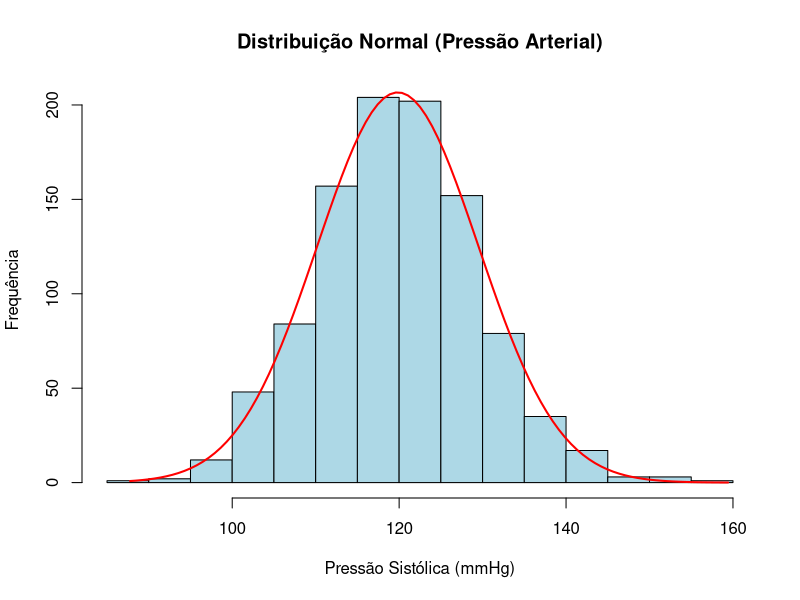
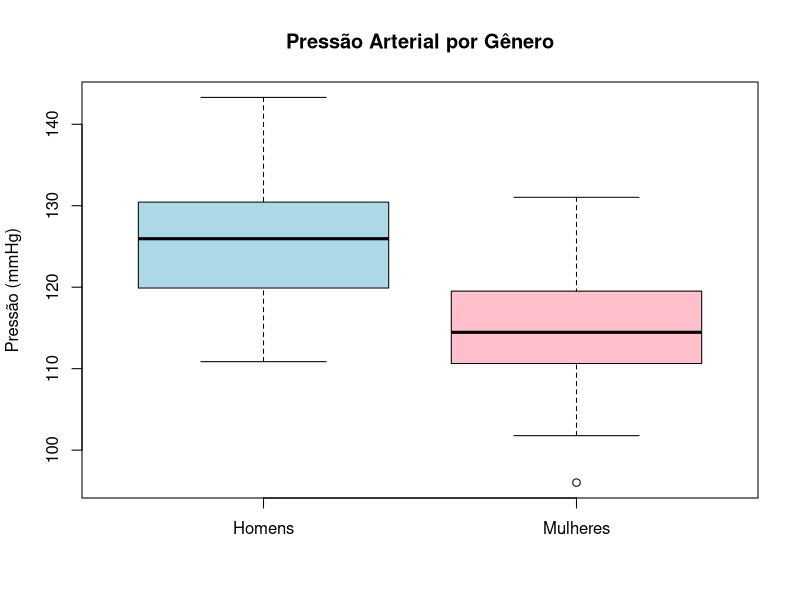
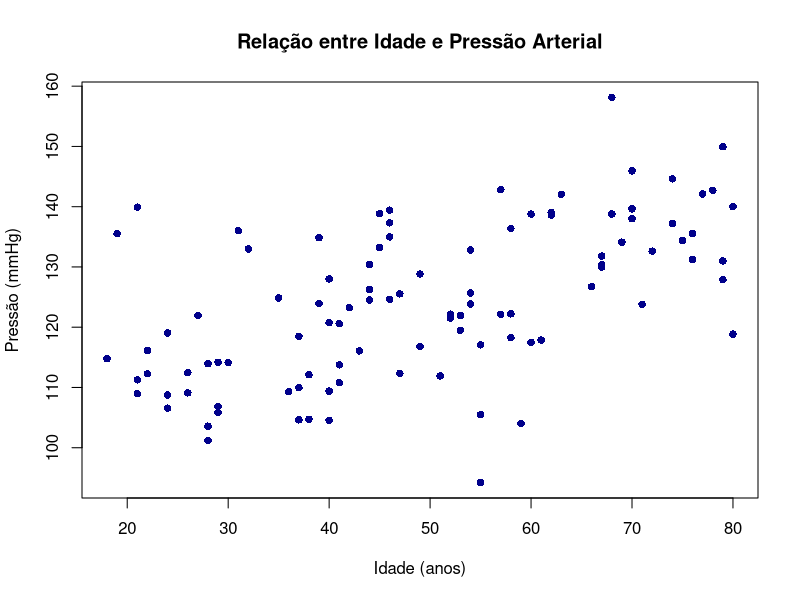
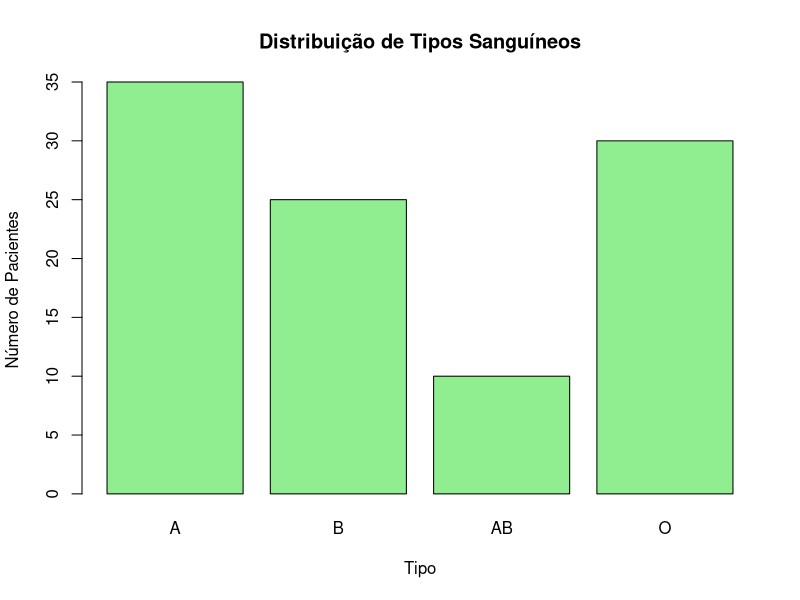
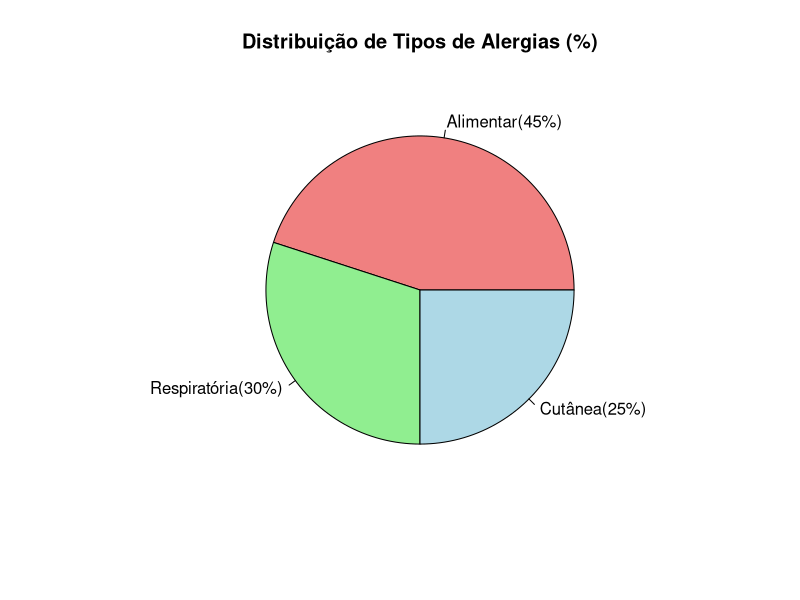
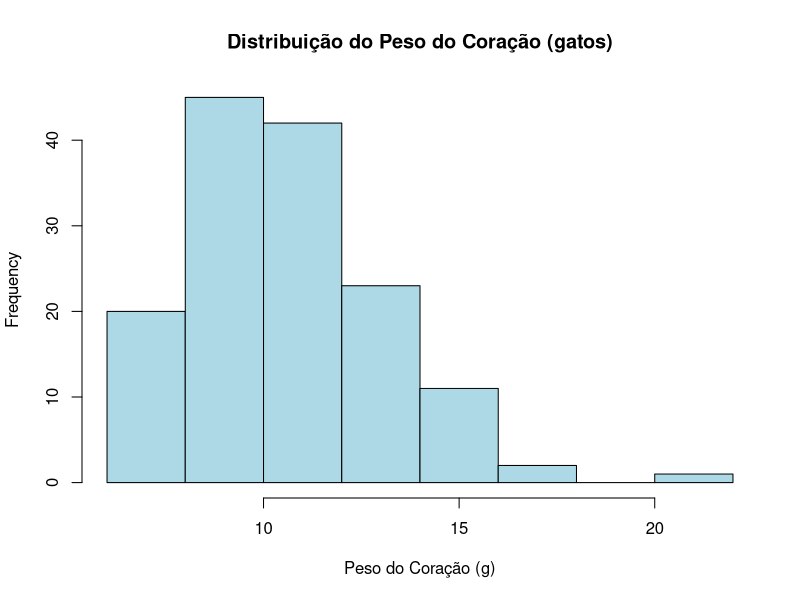
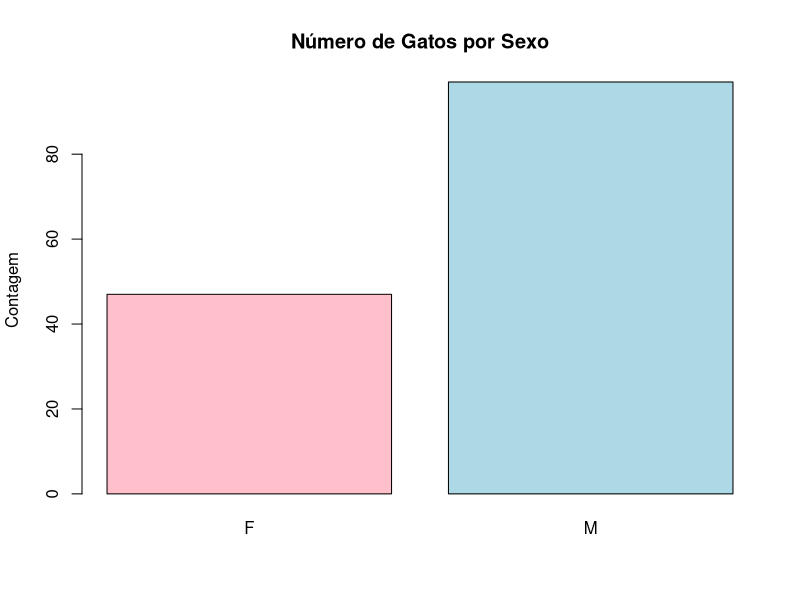
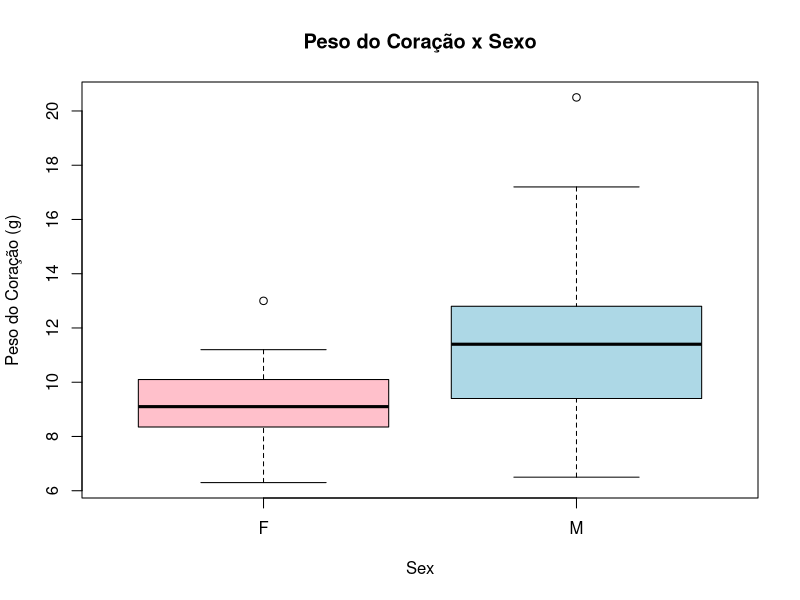

The R source for these figures, in order:
################ TEMA 1 – MEDIDAS DE TENDÊNCIA CENTRAL ########################

### MEDIA
idades <- c(25, 30, 35, 40, 45)  
media <- mean(idades)  
print(media)


idades_outlier <- c(25, 30, 35, 40, 45, 100)  
media_outlier <- mean(idades_outlier)  
print(media_outlier)  





### MEDIANA
idades <- c(25, 30, 35, 40, 45)  
mediana <- median(idades)  
print(mediana) 


idades_outlier <- c(25, 30, 35, 40, 45, 100)  
mediana_outlier <- median(idades_outlier)  
print(mediana_outlier)  







################ TEMA 2 – MEDIDAS DE DISPERSÃO ################################

### VARIANCIA
idades <- c(25, 30, 35, 40, 45)
variancia <- var(idades)  
print(variancia)




### DESVIO PADRAO
idades <- c(25, 30, 35, 40, 45)
desvio_padrao <- sd(idades)
print(desvio_padrao)

# lembrando que a variancia é o quadrado do desvio padrão
desvio_padrao_2 <- sqrt(variancia)
print(desvio_padrao_2)




### AMPLITUDE
idades <- c(25, 30, 35, 40, 45)
amplitude <- max(idades) - min(idades)
print(amplitude) 






################ TEMA 3 – MÉDIA GEOMÉTRICA, HARMÔNICA, QUARTIS E PERCENTIS ####

### MÉDIA GEOMÉTRICA
# Pela fórmula
valores <- c(1.5, 2.0, 3.0)
media_geometrica <- prod(valores)^(1/length(valores))
print(media_geometrica)


# Pela função
# Instalar (se necessário) e carregar o pacote
if(!require(psych)) install.packages('psych')
library(psych)

# Calcular a média geométrica
media_geom <- geometric.mean(valores)
print(media_geom) 



### MÉDIA HARMÔNICA
# Pela fórmula
velocidades <- c(10, 20, 30)
media_harmonica <- length(velocidades) / sum(1 / velocidades)
print(media_harmonica)


# Pelo pacote psych
media_harmonica <- harmonic.mean(velocidades)
print(media_harmonica)  





### QUARTIS
idades <- c(20, 22, 25, 28, 30, 32, 35, 40, 45, 50)
quartis <- quantile(idades, probs = c(0.25, 0.5, 0.75))
print(quartis)



### PERCENTIS
percentil_90 <- quantile(idades, probs = 0.90)
print(percentil_90)










################ TEMA 4 – TABELAS DE FREQUÊNCIA E DISTRIBUIÇÃO NORMAL #########

### Tabelas de Frequência
idades <- c(12, 15, 12, 18, 20, 15, 12, 14, 18, 20)  

# Tabela de frequência absoluta  
freq_abs <- table(idades)  # conta as ocorrências de cada valor único

# Tabela de frequência relativa  
freq_rel <- prop.table(freq_abs)*100  # divide cada contagem pelo total de elementos

# Tabela combinada  
tabela_frequencia <- data.frame(
  Idade = names(freq_abs),
  Frequencia_Absoluta = as.vector(freq_abs),  # remove a formatação antiga
  Frequencia_Relativa = round(as.vector(freq_rel), 2)
)

# Exibir tabela  
print(tabela_frequencia)





### Distribuição de Probabilidade Normal
# Gerar 100 valores aleatórios normalmente distribuídos 
# com média 120 e desvio padrão 10
dados_normais <- rnorm(100, mean = 120, sd = 10)  
print(dados_normais)

# Calcular probabilidade dos dados estarem entre 110 e 130
# Pergunta: qual a chance de um equipamento durar entre 110 e 130 meses?
prob <- pnorm(130, mean = 120, sd = 10) - pnorm(110, mean = 120, sd = 10)  
print(prob)  










################ TEMA 5 – VISUALIZAÇÃO DE DADOS ###############################

### Histograma
# Gerar o conjunto de dados normais  
pressao <- rnorm(1000, mean = 120, sd = 10)  

# Histograma  
hist(pressao, 
     main = "Distribuição Normal (Pressão Arterial)",  
     xlab = "Pressão Sistólica (mmHg)", 
     ylab = "Frequência",
     col = "lightblue", 
     border = "black")  


# Adicionando a curva de distribuição normal
x <- seq(min(pressao), max(pressao), length = 100)
y <- dnorm(x, mean = mean(pressao), sd = sd(pressao))

y <- y * diff(hist(pressao, plot = FALSE)$breaks)[1] * length(pressao)  # Ajustando a escala

lines(x, y, col = "red", lwd = 2)





### Boxplots
# Gerando os dados normais
homens <- rnorm(50, mean = 125, sd = 8)
mulheres <- rnorm(50, mean = 115, sd = 7)

# Criando boxplot
boxplot(homens, mulheres,
        names = c("Homens", "Mulheres"),
        main = "Pressão Arterial por Gênero",
        ylab = "Pressão (mmHg)",
        col = c("lightblue", "pink"))





### Gráficos de Dispersão
# Gerando os dados aleatórios
idade <- sample(18:80, 100, replace = TRUE)
pressao <- 100 + 0.5 * idade + rnorm(100, mean = 0, sd = 10)

plot(idade, pressao,
     main = "Relação entre Idade e Pressão Arterial",
     xlab = "Idade (anos)",
     ylab = "Pressão (mmHg)",
     pch = 16,  # Tipo de ponto
     col = "darkblue")





### Gráficos de Barras
# Gerando os dados da amostra
tipos <- c("A", "B", "AB", "O")
frequencia <- c(35, 25, 10, 30)

barplot(frequencia,
        names.arg = tipos,
        main = "Distribuição de Tipos Sanguíneos",
        xlab = "Tipo",
        ylab = "Número de Pacientes",
        col = "lightgreen")





### Gráficos de Setores
# Dados
alergias <- c("Alimentar", "Respiratória", "Cutânea")
frequencia <- c(45, 30, 25)

frequencia_relativa <- round(frequencia / sum(frequencia) * 100, 1)
rotulos <- paste(alergias, "(", frequencia_relativa, "%)", sep = "")

# Gráfico de pizza
pie(frequencia, 
    labels = rotulos,
    col = c("lightcoral", "lightgreen", "lightblue"),
    main = "Distribuição de Tipos de Alergias (%)")






################ Aplicação no dataset cats ####################################
# Instalar apenas uma vez
if(!require(MASS)) install.packages('MASS')

# Carregar o pacote e o dataset
library(MASS)
data(cats) # Contém o sexo, peso corporal e peso do coração de gatos

# A estrutura dos dados e as primeiras linhas
str(cats)
head(cats) 

# As medidas de tendência central
media_hwt <- mean(cats$Hwt)
mediana_hwt <- median(cats$Hwt)
print(paste("Média:", media_hwt))
print(paste("Mediana:", mediana_hwt))

# As medidas de dispersão
variancia_hwt <- var(cats$Hwt)
desvio_padrao_hwt <- sd(cats$Hwt)
amplitude_hwt <- max(cats$Hwt) - min(cats$Hwt)
print(paste("Variância:", variancia_hwt))
print(paste("Desvio Padrão:", desvio_padrao_hwt))
print(paste("Amplitude:", amplitude_hwt))

# Os quartis e percentis
quartis_hwt <- quantile(cats$Hwt, probs = c(0.25, 0.5, 0.75))
print("Quartis do Peso do Coração:")
print(quartis_hwt)


quartis_hwt_90 <- quantile(cats$Hwt, probs = c(0.90))
print("Quantil 90 do Peso do Coração:")
print(quartis_hwt_90)


# Tabelas de Frequência
tabela_sexo <- table(cats$Sex)
print("Frequência Absoluta (Sexo):")
print(tabela_sexo)

tabela_relativa_sexo <- prop.table(tabela_sexo) * 100
print("Frequência Relativa (Sexo %):")
print(tabela_relativa_sexo)

### VISUALIZAÇÃO DOS DADOS
# Histograma (distribuição do peso do coração)
hist(cats$Hwt, 
     main="Distribuição do Peso do Coração (gatos)", 
     xlab="Peso do Coração (g)", 
     col="lightblue")

# Gráfico de Barras (contagem de machos/fêmeas)
barplot(tabela_sexo, 
        main="Número de Gatos por Sexo", 
        ylab="Contagem", 
        col=c("pink", "lightblue"))

# Boxplot (comparando os grupos)
boxplot(Hwt ~ Sex, data=cats, 
        main="Peso do Coração x Sexo",
        ylab="Peso do Coração (g)",
        col=c("pink", "lightblue"))

# Gráfico de Dispersão (relação entre variáveis)
# Pergunta: Gatos mais pesados (Bwt) têm corações mais pesados (Hwt)?
plot(cats$Bwt, cats$Hwt,
     main="Peso Corporal x Peso do Coração",
     xlab="Peso Corporal (kg)",
     ylab="Peso do Coração (g)",
     pch=16)

